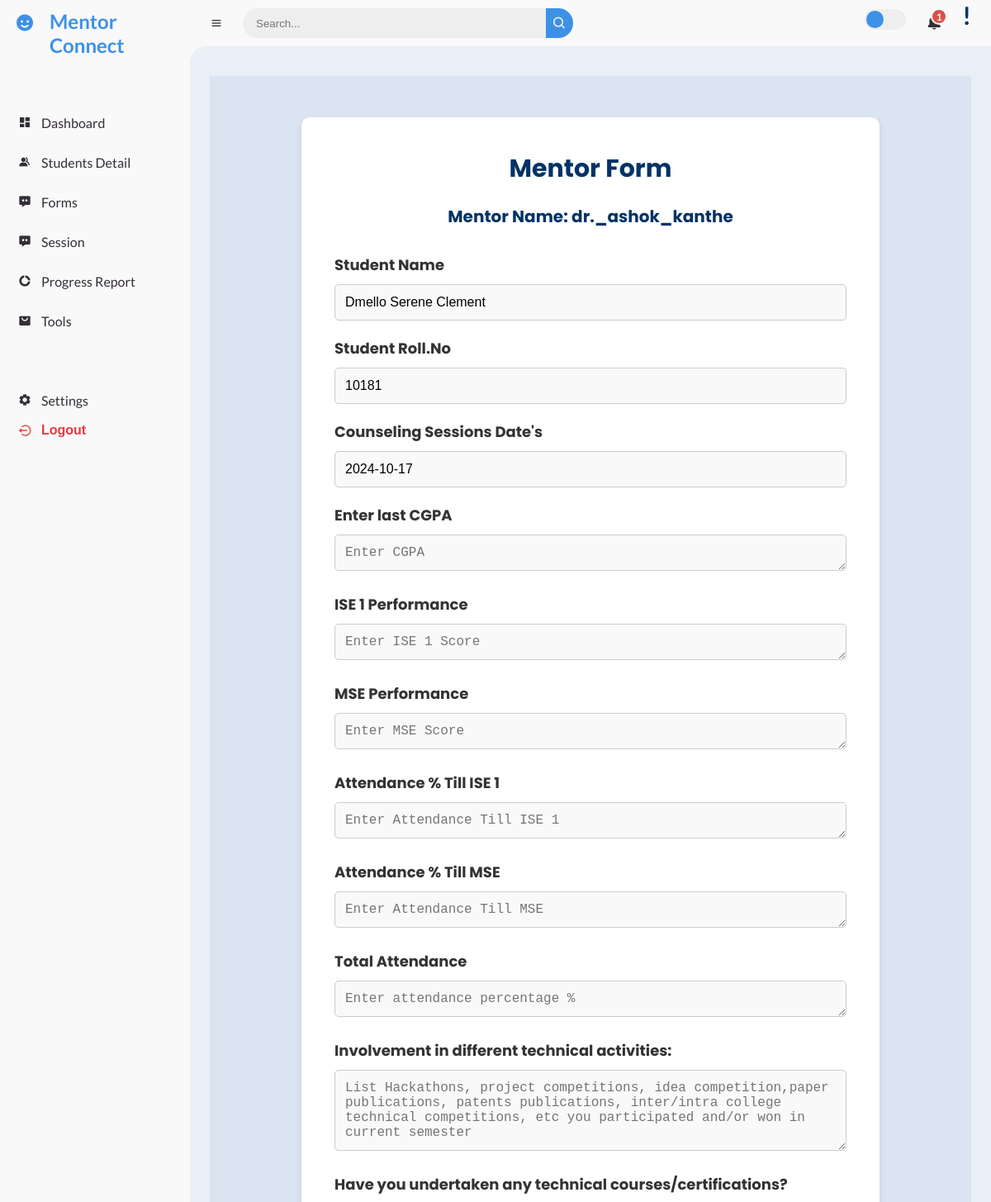
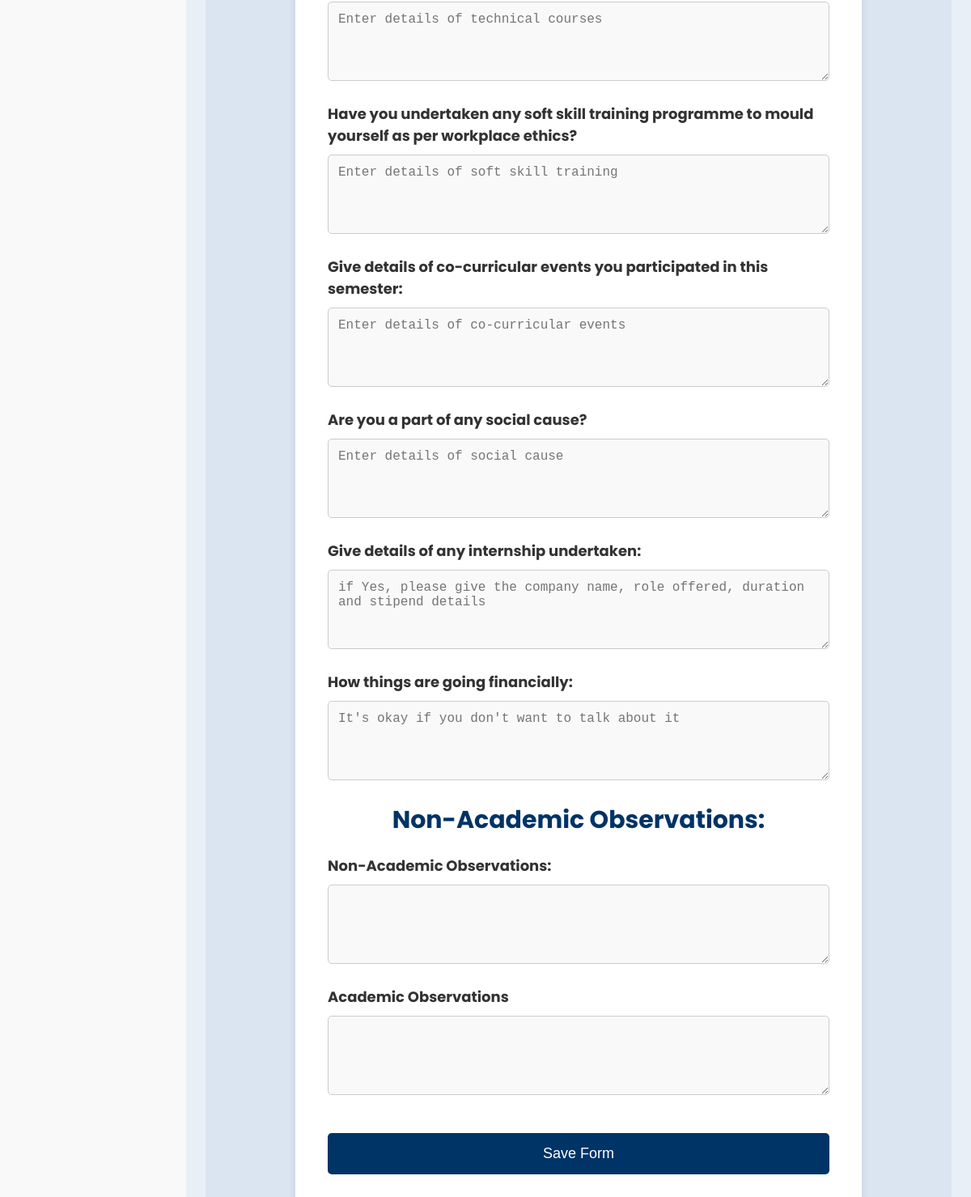
Before: /followup_form/20/5/ with the older database file (2 pictures, top to bottom).
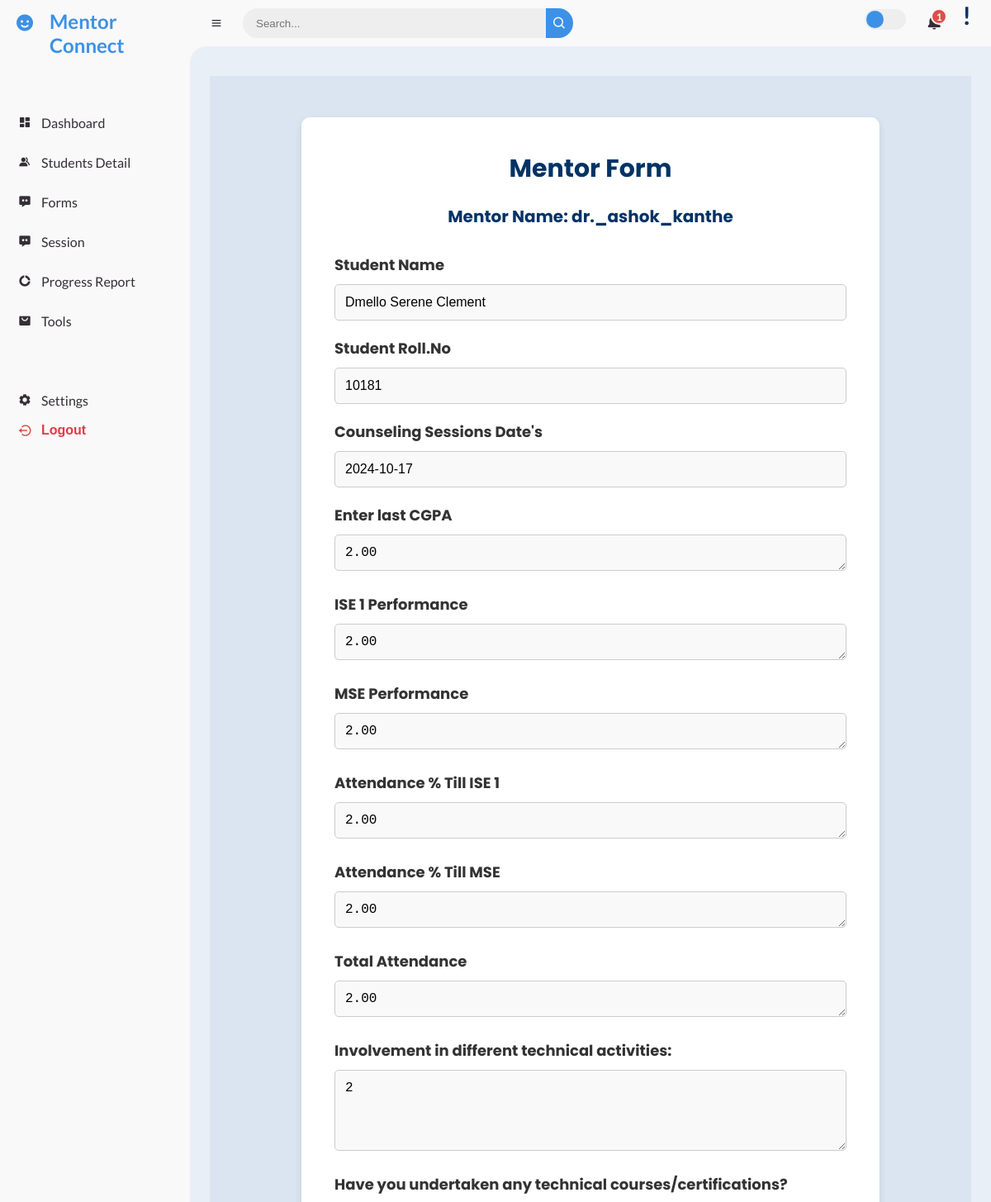
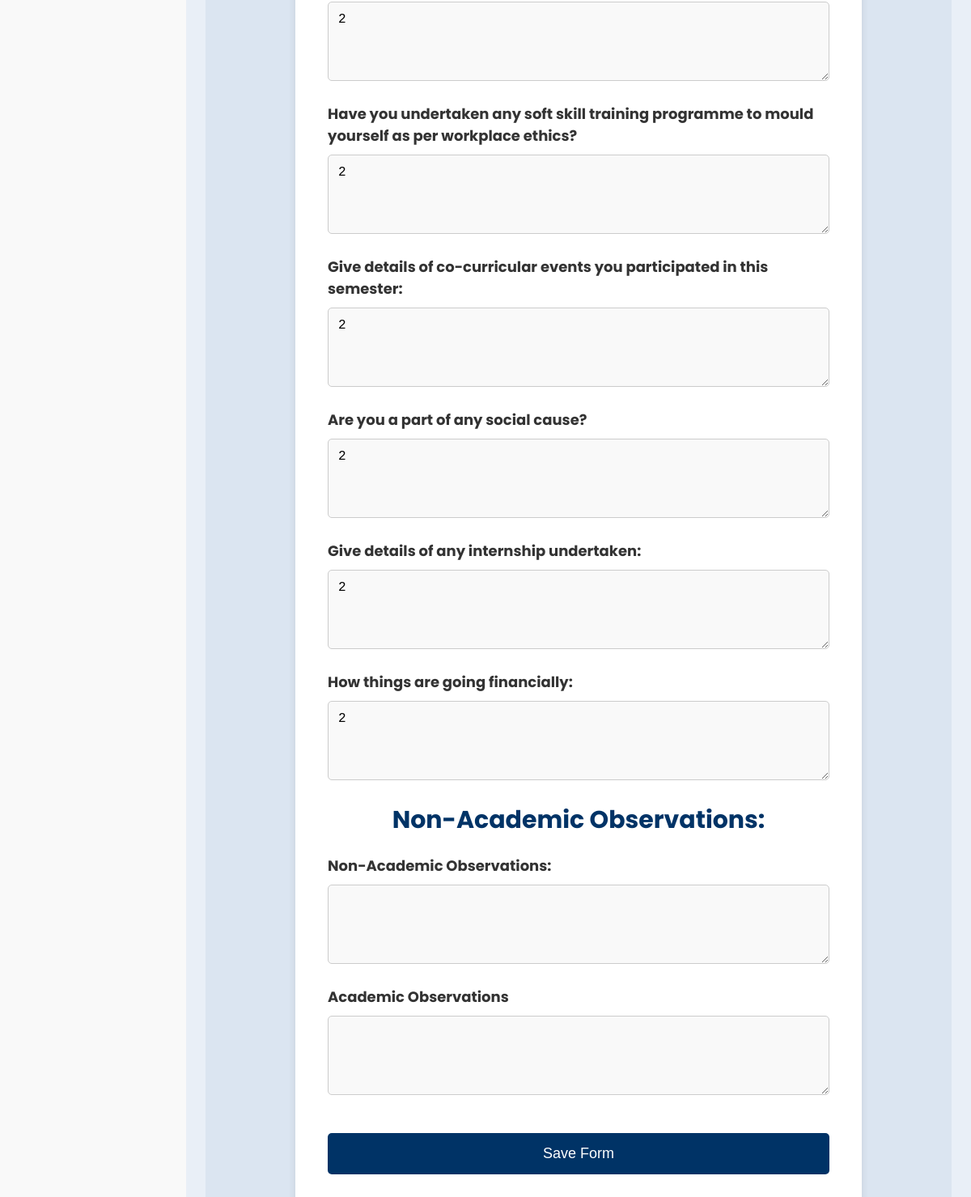
After: the same page with the newer database file (2 pictures, top to bottom).
### mentor/models.py (models this page shows)
class StudentFollowupForm(models.Model):
    name = models.CharField(max_length=255)
    rollno = models.CharField(max_length=100, unique=True)
    mentor_name = models.CharField(max_length=255)
    atte_ise1 = models.DecimalField(max_digits=5, decimal_places=2, default=0.00)
    atte_mse = models.DecimalField(max_digits=5, decimal_places=2, default=0.00)
    attendance = models.DecimalField(max_digits=5, decimal_places=2, default=0.00)
    ise1 = models.DecimalField(max_digits=5, decimal_places=2, default=0.00)
    mse = models.DecimalField(max_digits=5, decimal_places=2, default=0.00)
    semcgpa = models.DecimalField(max_digits=5, decimal_places=2, default=0.00)
    counseling_dates = models.TextField(null=True, blank=True)
    question1 = models.TextField(null=True, blank=True)  # Allow NULL values
    question2 = models.TextField(null=True, blank=True)  # Allow NULL values
    question3 = models.TextField(null=True, blank=True)  # Allow NULL values
    question4 = models.TextField(null=True, blank=True)  # Allow NULL values
    question5 = models.TextField(null=True, blank=True)  # Allow NULL values
    question6 = models.TextField(null=True, blank=True)  # Allow NULL values
    question7 = models.TextField(null=True, blank=True)  # Allow NULL values
    date = models.DateTimeField(default=timezone.now)
    nao = models.TextField(null=True, blank=True)
    ao = models.TextField(null=True, blank=True)
    def __str__(self):
        return str(self.rollno)

### mentor/views.py (the view)
# urls.py: path('followup_form/<int:student_id>/<int:mentor_id>/', views.followup_form_student, name='followup_form_student'),
def followup_form_student(request, student_id, mentor_id):
    student = get_object_or_404(MentorshipData, id=student_id)
    mentor = get_object_or_404(User, id=mentor_id)
    display_date = timezone.now().strftime("%d/%m/%Y")
    form_date = timezone.now().strftime("%Y-%m-%d")
    form_datetime = timezone.now()#pass current datetime to form models to pass recent forms
    try:
        followup_form_instance = StudentFollowupForm.objects.get(rollno=student.roll_number)
        print("Existing follow-up form instance found for student:", followup_form_instance)  # Debugging statement
    except StudentFollowupForm.DoesNotExist:
        followup_form_instance = None
        print("No existing follow-up form instance found for student:", student)  # Debugging statement
    if request.method == 'POST':
        if followup_form_instance:
            form = StudentFollowup_Form(request.POST, instance=followup_form_instance)
        else:
            form = StudentFollowup_Form(request.POST)
        if form.is_valid():
            student_form = form.save(commit=False)
            student_form.student = student
            student_form.mentor = mentor
            student_form.date = form_datetime#pass current datetime to form models to pass recent forms
            student_form.save()
            student1, created = Student1.objects.get_or_create(mentorship_data=student)
            student1.atte_ise1 = form.cleaned_data['atte_ise1']
            student1.atte_mse = form.cleaned_data['atte_mse']
            student1.attendance = form.cleaned_data['attendance']
            student1.ise1 = form.cleaned_data['ise1']
            student1.mse = form.cleaned_data['mse']
            student1.semcgpa = form.cleaned_data['semcgpa']
            student1.save()  # Save Student1 data
            return render(request, 'followup_form.html', {
                'form': form,
                'student': student,
                'mentor': mentor,  # Pass the mentor (user) to the template
                'date': form_date,
                'display_date': display_date,
                'success_message': 'Follow Form has been successfully updated for roll number ' + student_form.rollno  # Success message
            })  # Debugging statement
        else:
            print("Follow-up form errors:", form.errors)  # Debugging statement
            return render(request, 'followup_form.html', {
                'form': form,
                'student': student,
                'mentor': mentor,
                'date': form_date,
                'display_date': display_date,
                'errors': form.errors
            })
    else:
        if followup_form_instance:
            form = StudentFollowup_Form(instance=followup_form_instance)
            print("Populating follow-up form with existing data for student:", followup_form_instance)  # Debugging statement
        else:
            form = StudentFollowup_Form()
            print("Creating a new follow-up form for student:", student)  # Debugging statement
    return render(request, 'followup_form.html', {
        'form': form,
        'student': student,
        'mentor': mentor,
        'date': form_date,
        'display_date': display_date
    })

### mentor/models.py (called while the page is built)
    def __str__(self):
        return self.name

### mentor/templatetags/username_filters.py (called while the page is built)
@register.filter
def readable_username(value):
    return value.replace('_', ' ').title()

### templates/followup_form.html (shortened to what the changed rows need)
{% extends 'base.html' %}
{% load static %}
{% block content %}
<html lang="en">
<head>
</head>
<body>
    <div class="form-wrapper">
        <div class="form-container">
            <h1>Mentor Form</h1>
            <form method="post" action="{% url 'followup_form_student' student.id mentor.id%}">
                <label for="student-name">Student Name</label>
                <input type="text" id="student-name" name="name" value="{{ student.name }}" readonly required />
                <label for="student-roll">Student Roll.No</label>
                <input type="text" id="student-roll" name="rollno" value="{{ student.roll_number }}" readonly required />
                <label for="date">Counseling Sessions Date's</label>
                <input type="text" id="date" name="date" value="{{ date|default:'No Date Available' }}" readonly required />
                <label for="cgpa">Enter last CGPA </label>
                <textarea id="cgpa" name="semcgpa" placeholder="Enter CGPA" rows="1" required>{{ form_data.semcgpa|default:form.semcgpa.value|default_if_none:'' }}</textarea>
                <label for="ise1">ISE 1 Performance</label>
                <textarea id="ise1" name="ise1" placeholder="Enter ISE 1 Score" rows="1" required>{{ form_data.ise1|default:form.ise1.value|default_if_none:'' }}</textarea>
                <label for="mse">MSE Performance</label>
                <textarea id="mse" name="mse" placeholder="Enter MSE Score" rows="1" required>{{ form_data.mse|default:form.mse.value|default_if_none:'' }}</textarea>
                <label for="atte_ise1">Attendance % Till ISE 1</label>
                <textarea id="atte_ise1" name="atte_ise1" placeholder="Enter Attendance Till ISE 1" rows="1" required>{{ form_data.atte_ise1|default:form.atte_ise1.value|default_if_none:'' }}</textarea>
                <label for="atte_mse">Attendance % Till MSE</label>
                <textarea id="atte_mse" name="atte_mse" placeholder="Enter Attendance Till MSE" rows="1" required>{{ form_data.atte_mse|default:form.atte_mse.value|default_if_none:'' }}</textarea>
                <label for="attendance">Total Attendance</label>
                <textarea id="attendance" name="attendance" placeholder="Enter attendance percentage %" rows="1" required>{{ form_data.attendance|default:form.attendance.value|default_if_none:'' }}</textarea>
                <label for="technical_activities">Involvement in different technical activities:</label>
                <textarea id="technical_activities" name="question1" placeholder="List Hackathons, project competitions, idea competition,paper publications, patents publications, inter/intra college technical competitions, etc you participated and/or won in current semester" rows="4" required>{{ form_data.question1|default:form.question1.value|default_if_none:'' }}</textarea>
                <label for="technical_courses">Have you undertaken any technical courses/certifications?</label>
                <textarea id="technical_courses" name="question2" placeholder="Enter details of technical courses" rows="4">{{ form_data.question2|default:form.question2.value|default_if_none:'' }}</textarea>
                <label for="soft_skill_training">Have you undertaken any soft skill training programme to mould yourself as per workplace ethics? </label>
                <textarea id="soft_skill_training" name="question3" placeholder="Enter details of soft skill training" rows="4">{{ form_data.question3|default:form.question3.value|default_if_none:'' }}</textarea>
                <label for="co_curricular_events">Give details of co-curricular events you participated in this semester:</label>
                <textarea id="co_curricular_events" name="question4" placeholder="Enter details of co-curricular events" rows="4">{{ form_data.question4|default:form.question4.value|default_if_none:'' }}</textarea>
                <label for="social_cause">Are you a part of any social cause?</label>
                <textarea id="social_cause" name="question5" placeholder="Enter details of social cause" rows="4">{{ form_data.question5|default:form.question5.value|default_if_none:'' }}</textarea>
                <label for="internship">Give details of any internship undertaken:</label>
                <textarea id="internship" name="question6" placeholder="if Yes, please give the company name, role offered, duration and stipend details" rows="4">{{ form_data.question6|default:form.question6.value|default_if_none:'' }}</textarea>
                <label for="financial_situation">How things are going financially:</label>
                <textarea id="financial_situation" name="question7"  placeholder="It's okay if you don't want to talk about it" rows="4">{{ form_data.question7|default:form.question7.value|default_if_none:'' }}</textarea>
                <h1>Non-Academic Observations:</h1>
                <label for="nao">Non-Academic Observations:</label>
                <textarea id="nao" name="nao" placeholder=" " rows="4">{{ form_data.nao|default:form.nao.value|default_if_none:'' }}</textarea>
                <label for="ao">Academic Observations</label>
                <textarea id="ao" name="ao" placeholder=" " rows="4">{{ form_data.ao|default:form.ao.value|default_if_none:'' }}</textarea>
                <input type="submit" name="submit" value="Save Form" />
            </form>
        </div>
    </div>
</body>
</html>
{% endblock %}

Changed rows visible on the page:
added StudentFollowupForm: semcgpa "2.00", ise1 "2.00", mse "2.00", atte_ise1 "2.00", atte_mse "2.00", attendance "2.00"
Other visible differences:
form field question1: (not shown) → "2"
form field question2: (not shown) → "2"
form field question3: (not shown) → "2"
form field question4: (not shown) → "2"
form field question5: (not shown) → "2"
form field question6: (not shown) → "2"
form field question7: (not shown) → "2"
